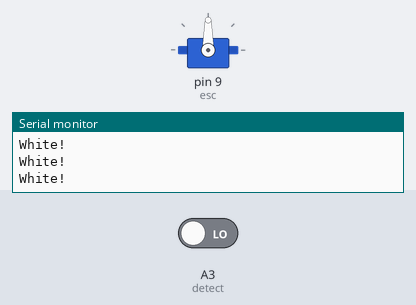
This sketch was run on a simulated Arduino Uno, built with avr-gcc and run on an emulated ATmega328P. On the bench: servo, the last lines printed to the serial monitor. The inputs (shaded band) are chosen by the test bench; at power-on: A3 (detect) LOW.

Above: at 2.2 s.
2.3 s: A3 (detect) driven HIGH
At 3.6 s:
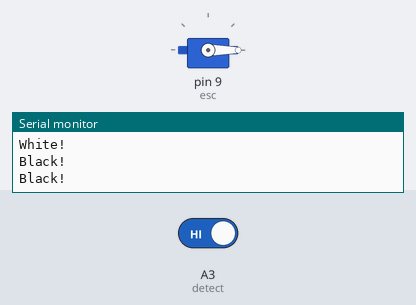
Timing chart, 0 to 5.3 s (numbered marks = the images above; inputs shaded):
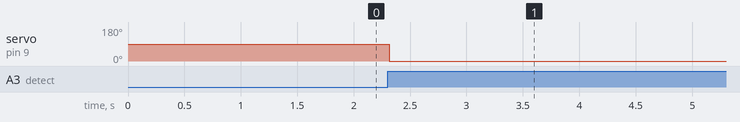

The sketch:

edge_sensor.ino
```cpp
#define detect A3
#include <Servo.h>

Servo esc;// 创建一个 Servo 对象

int value;
void setup() {
  // put your setup code here, to run once:
  pinMode(detect,INPUT);
  esc.attach(9);// 将电调器的控制线连接到数字引脚 9
  // esc.writeMicroseconds(1000);// 将电调器输出设为最低值，初始化
  delay(1000);
  Serial.begin(9600);


}
void rotate(){

  esc.writeMicroseconds(500);// 设置电调器输出为最低值
  delay(1000);
  // delay(5000);// 等待一段时间
}

void loop() {
  // put your main code here, to run repeatedly:
  // value = digitalRead(detect);
  if (digitalRead(detect))
  {
    Serial.println("Black!");
    rotate();
  }else{
    Serial.println("White!");
    //  esc.writeMicroseconds(0);
  }
}
```

Measured:
- after the input at 2.3 s, servo on pin 9 (esc): 90° → 0° at once
